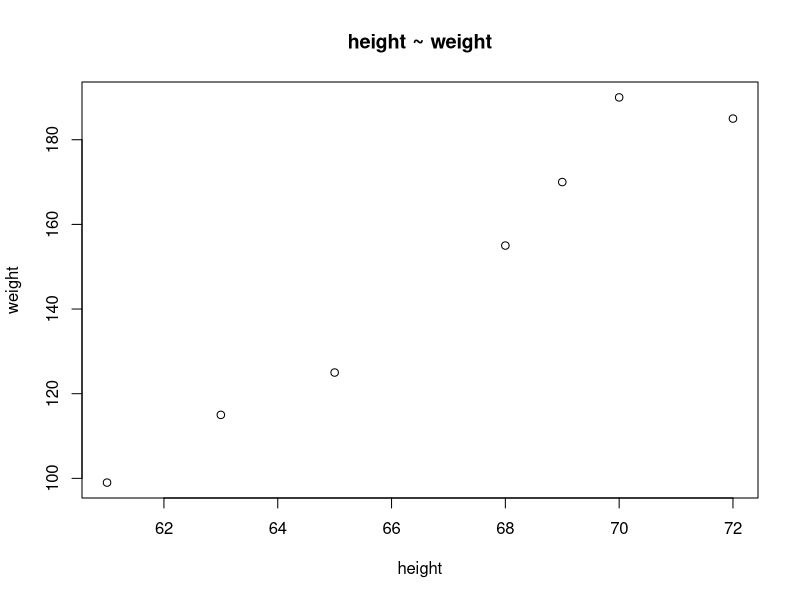
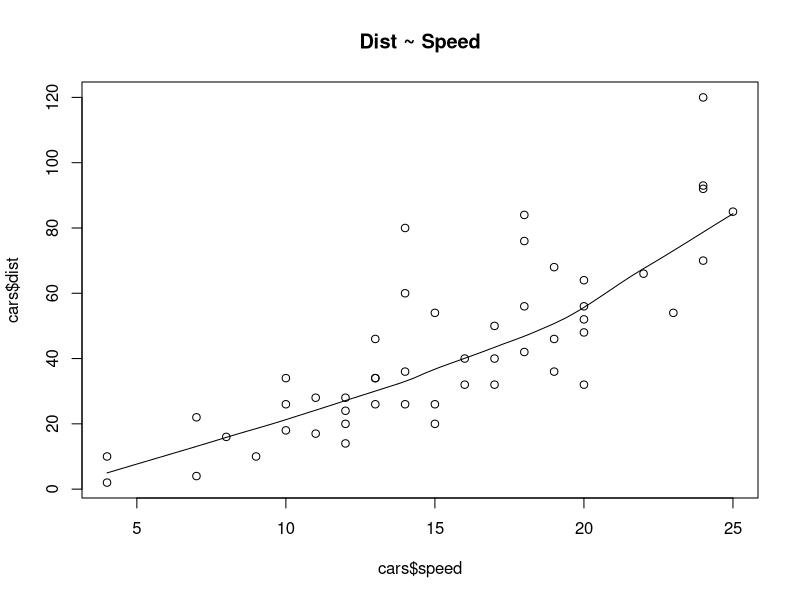
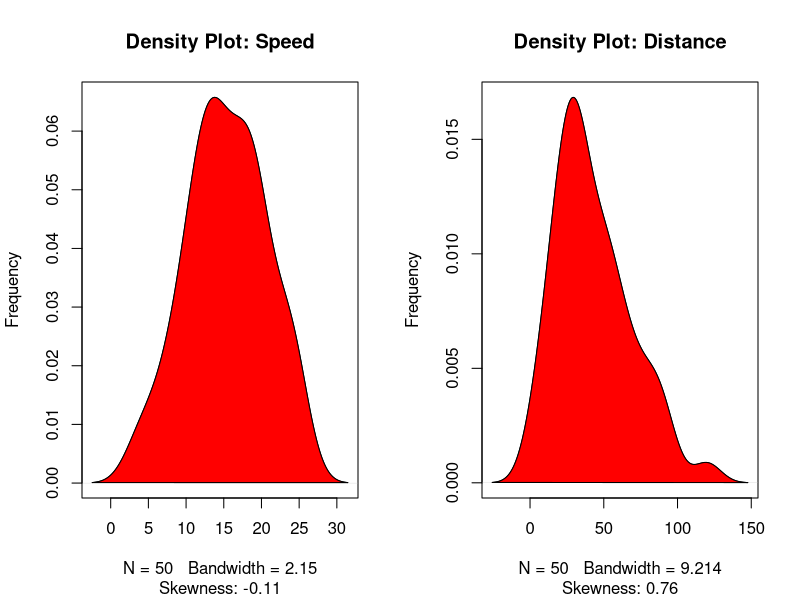
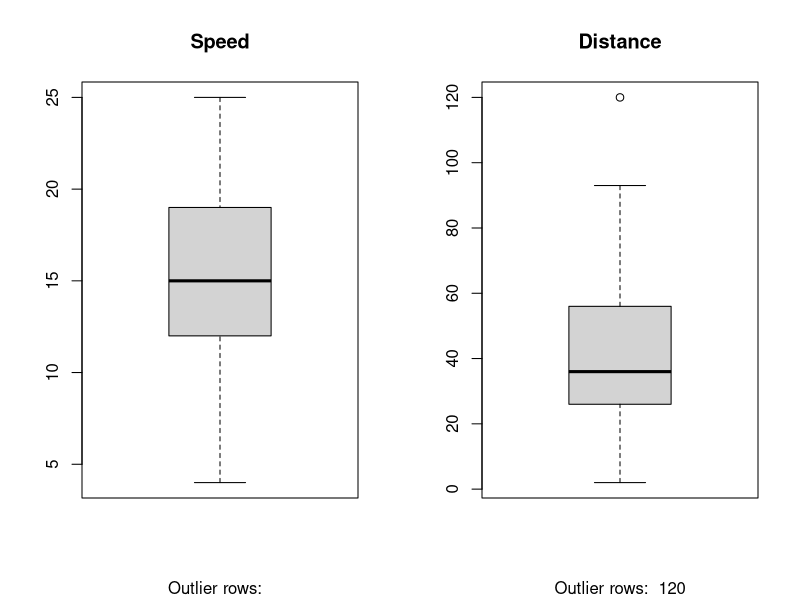
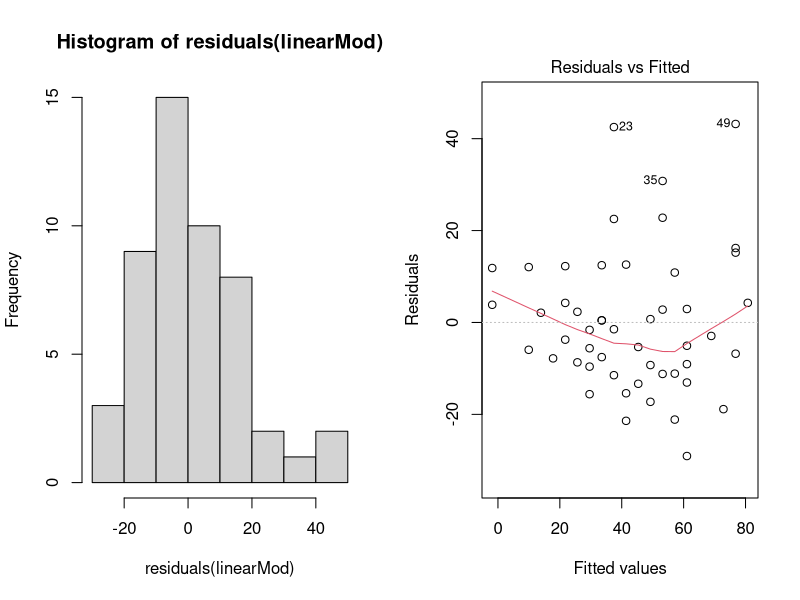
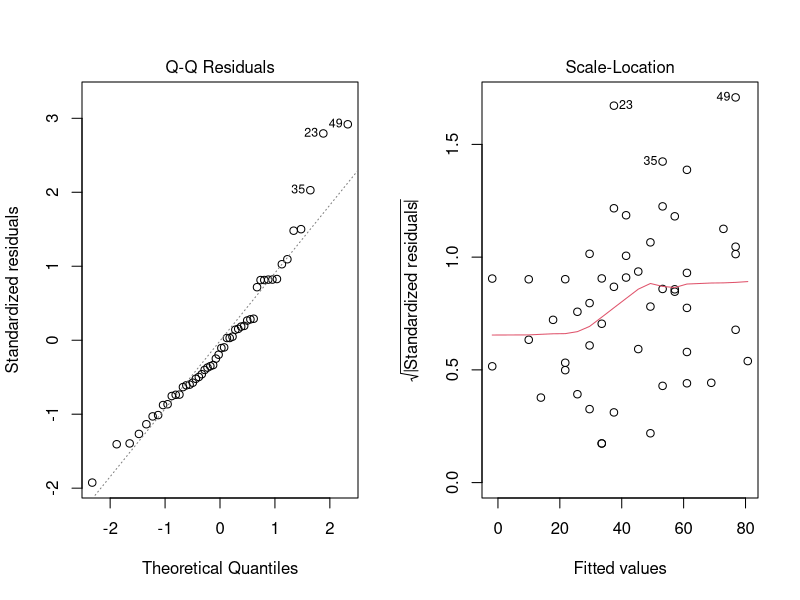
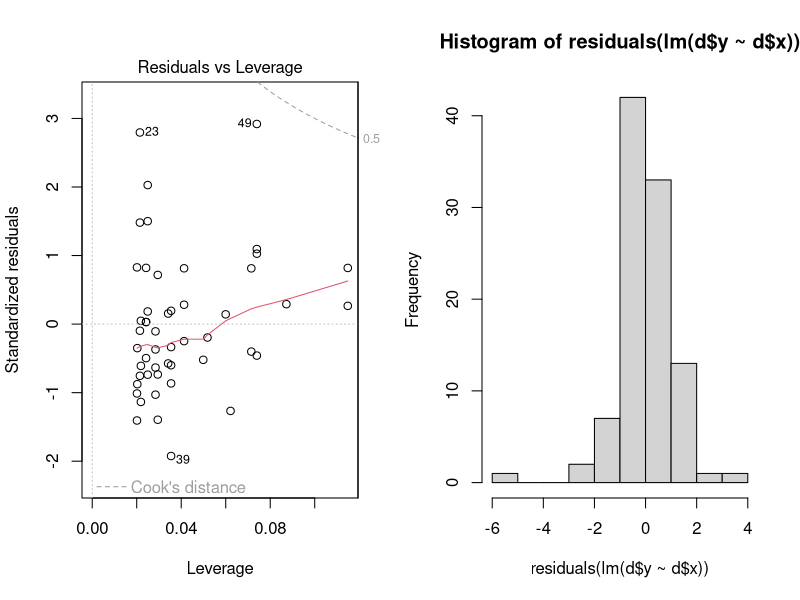
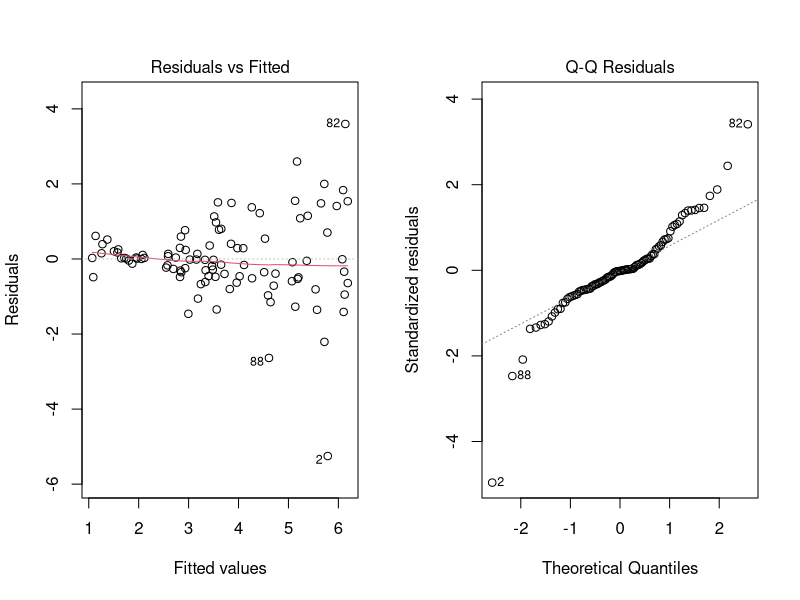

Reproduce these figures in R, in order.
## ---- chunk 1
knitr::opts_chunk$set(echo = FALSE)
knitr::opts_chunk$set(message=FALSE)

library(tidyverse)
library(patchwork)

knitr::opts_chunk$set(message=FALSE)
theme_set(theme_minimal())
## ---- chunk 2
make_linear_data <- function(n_observations=100) {
  ## this makes simple linear data 
  d <- data.frame(
    id = 1:n_observations, 
    x = runif(n = n_observations, min = -1, max = 4)) %>% 
    mutate(
      y = 2 + x * rnorm(n = n_observations, mean=1, sd=0.5)
    )
} 

make_squared_data <- function(n_observations=100) { 
  ## this makes simple data that is quadratic in x 
  d <- data.frame(
    id = 1:n_observations, 
    x = runif(n = n_observations, min = -5, max = 5)) %>% 
    mutate(
        y = 2 + 3 * x + x^2 + rnorm(n = n_observations)
    )
}

make_speed_vs_resistance_data <- function(n_observations=50) {
  d <- data.frame(
    speed = 10 + c(1:n_observations)*50/n_observations) %>% 
    mutate(
        resistance = 0.6 * speed^2 + rnorm(n = n_observations, sd=20)
    )
  write_delim(d, "speedvresistance.txt")
}

make_speed_vs_resistance_data()
## ---- chunk 3
HvW <- read.delim('Height_vs_Weight.txt',header=T)
## ---- chunk 4
plot(HvW$height, HvW$weight, main='height ~ weight',xlab="height", ylab="weight")
## ---- chunk 5
head(cars)  # display the first 6 observations
## ---- chunk 6
scatter.smooth(x=cars$speed, y=cars$dist, main="Dist ~ Speed")  # scatterplot
## ---- chunk 7
library(e1071)  # for skewness function
par(mfrow=c(1, 2))  # divide graph area in 2 columns

plot(density(cars$speed), main="Density Plot: Speed", ylab="Frequency", sub=paste("Skewness:", round(e1071::skewness(cars$speed), 2)))  # density plot for 'speed'

polygon(density(cars$speed), col="red")

plot(density(cars$dist), main="Density Plot: Distance", ylab="Frequency", sub=paste("Skewness:", round(e1071::skewness(cars$dist), 2)))  # density plot for 'dist'

polygon(density(cars$dist), col="red")
## ---- chunk 8
par(mfrow=c(1, 2))  # divide graph area in 2 columns

boxplot(cars$speed, main="Speed", sub=paste("Outlier rows: ", boxplot.stats(cars$speed)$out))  # box plot for 'speed'

boxplot(cars$dist, main="Distance", sub=paste("Outlier rows: ", boxplot.stats(cars$dist)$out))  # box plot for 'distance'
## ---- chunk 9
cor(cars$speed, cars$dist)  # calculate correlation between speed and distance 
## ---- chunk 10
linearMod <- lm(dist ~ speed, data=cars)  # build linear regression model on full data
print(linearMod)
## ---- chunk 11
hist(residuals(linearMod))
plot(linearMod)
## ---- chunk 12
d <- make_linear_data()
hist(residuals(lm(d$y ~ d$x)))
plot(lm(d$y ~ d$x))
## ---- chunk 13
summary(linearMod)  # model summary
## ---- chunk 14
newspeed = data.frame(speed=c(10,20,5))
predict(linearMod, newspeed)
